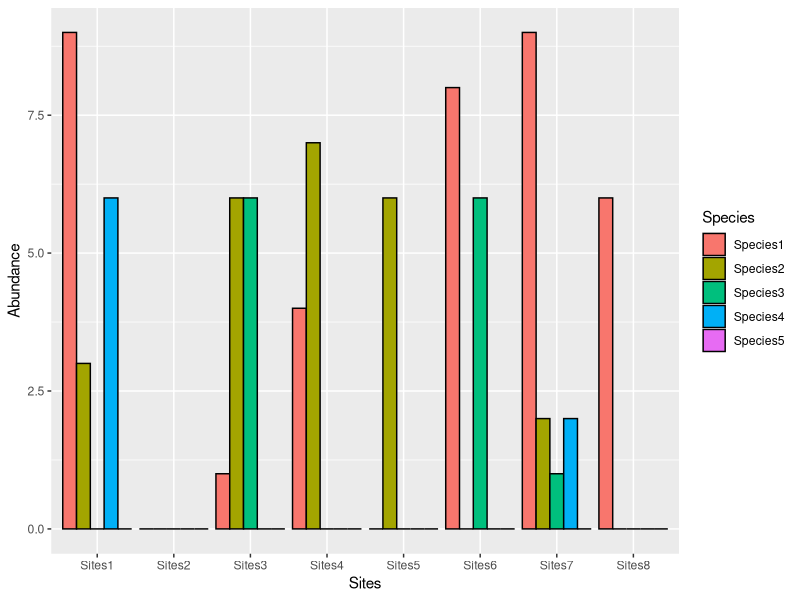
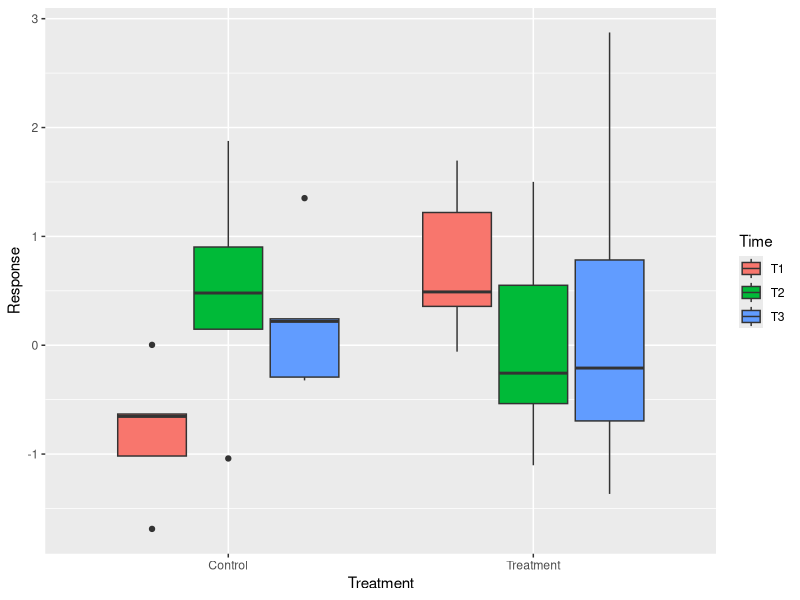

These figures' R source, in order:
# preliminaries
# https://github.com/daattali/timevis/tree/master/R
# http://visjs.org/docs/timeline/
# https://github.com/daattali/timevis

library(reshape2)
library(tidyr)
library(dplyr)
library(ggplot2)
library(TeachingDemos)
char2seed("Sharpei")

species <- 5
sites <- 8
abundanceRange <- 1:10
mFill <- 0.40
vec <- rep(0,species*sites) # set up empty vector for lengh of species x sites
abun <- sample(x=abundanceRange,size=round(mFill*length(vec)),replace=TRUE) #40 observations x .4 
vec[seq_along(abun)] <- abun
vec
vec <-sample(vec)
vec
aMat <- matrix(vec,nrow=species)
aMat
rownames(aMat) <- rownames(aMat,do.NULL=FALSE,prefix="Species")
colnames(aMat) <- colnames(aMat,do.NULL=FALSE,prefix="Sites")
aMat #this is wide format

# use melt from reshape2 package to get this into long form
. <- melt(aMat)
.
. <- melt(aMat,varnames=c("Species","Site"),value.name="Abundance")
head(.)
aFrame <- data.frame(cbind(Species=rownames(aMat),aMat))
aFrame

.<- gather(aFrame,Sites1:Sites8,key="Sites",value="Abundance")
.
str(.)
.$Abundance <- as.numeric(.$Abundance)
aFrameL <- .

# now able to do a bar plot with this
ggplot(aFrameL,aes(x=Sites,y=Abundance,fill=Species)) + geom_bar(position="dodge",stat="identity",color="black")

# build a subject x time experimental matrix
Treatment <- rep(c("Control","Treatment"),each=5)
Treatment
Subject <- 1:10
T1 <- rnorm(10)
T2 <- rnorm(10)
T3 <- rnorm(10)
eFrame <- data.frame(Treatment=Treatment,Subject=Subject,T1=T1,T2=T2,T3=T3)
str(eFrame)
. <- gather(eFrame, T1:T3,key="Time",value="Response")
str(.)
.$Time <- as.factor(.$Time)
eFrameL <- .
#ready for box plot
ggplot(eFrameL,aes(x=Treatment,y=Response,fill=Time)) + geom_boxplot()

# now change them back to wide format
. <- dcast(aFrameL,Species~Sites,value="Abundance")
str(.)
.

. <- spread(aFrameL,key=Sites,value=Abundance)
. <- spread(eFrameL,key=Time,value=Response)
.

# summarize and by_group

summarize(mpg,ctyM=mean(cty),ctySD=sd(cty))
. <-group_by(mpg,fl) #subset by category
head(.)
summarize(.,ctyM=mean(cty),ctySD=sd(cty),n=length(cty))

. <-group_by(mpg,fl,class) #subset by category
head(.)
summarize(.,ctyM=mean(cty),ctySD=sd(cty),n=length(cty))

.<-filter(mpg,class!="suv")
. <-group_by(.,fl,class) #subset by category
summarize(.,ctyM=mean(cty),ctySD=sd(cty),n=length(cty))

# replicate (n,expression,simplify)
# n= number of replication
#expression is any r expression or function call
# simplify defaul will kick out "array" with 1 more dimension than original output, simplify=TRUE gives vector or matrix, simplify=FALSE gives a list

#first set up matrix
myOut <- matrix(data=0,nrow=3,ncol=5)
myOut

# fill with for loop
for(i in 1:nrow(myOut)) {
  for(j in 1:ncol(myOut)) {
    myOut[i,j] <- runif(1)
  }
}
myOut
myOut <- matrix(data=runif(15),nrow=3)
myOut
mO <- replicate(n=5,100 +runif(3),simplify=TRUE)
mO

mO <- replicate(n=5,matrix(runif(6),3,2),simplify="array")
mO
print(mO[,,3])
      
      
